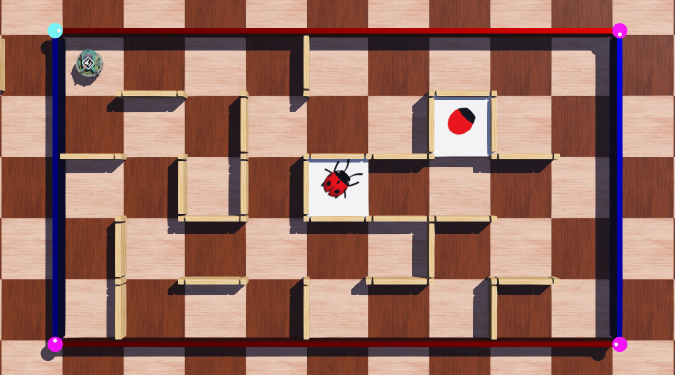
#> input picture Maze.png, 1350 x 750 px (shown at 1/2 size)
$ jupyter execute Untitled.ipynb
#> lines starting #> are read from the running program, lines starting #| are printed output that depends on the picture; after the words box and inside, x2 and y2 are one past the last pixel; in counts of white or black regions, pixels touching at a corner belong together
[cell 1]
# Import libraries
import cv2
import numpy as np

def nothing(x): pass

# Load image
image = cv2.imread('../Maze.png')
#> image is the input picture: shape (750, 1350, 3); mean B, G, R 99.2, 110.4, 152.3

# Create a window
cv2.namedWindow('image', cv2.WINDOW_NORMAL)
cv2.resizeWindow('image', 900, 700)

# Create trackbars for color change
# Hue is from 0-179 for Opencv
cv2.createTrackbar('HMin', 'image', 0, 179, nothing)
#> slider 'HMin' is set to 35
cv2.createTrackbar('SMin', 'image', 0, 255, nothing)
#> slider 'SMin' is set to 51
cv2.createTrackbar('VMin', 'image', 0, 255, nothing)
#> slider 'VMin' is set to 51
cv2.createTrackbar('HMax', 'image', 0, 179, nothing)
#> slider 'HMax' is set to 179
cv2.createTrackbar('SMax', 'image', 0, 255, nothing)
#> slider 'SMax' is set to 255
cv2.createTrackbar('VMax', 'image', 0, 255, nothing)
#> slider 'VMax' is set to 255

# Set default value for Max HSV trackbars
cv2.setTrackbarPos('HMax', 'image', 179)
cv2.setTrackbarPos('SMax', 'image', 255)
cv2.setTrackbarPos('VMax', 'image', 255)

# Initialize HSV min/max values
hMin = sMin = vMin = hMax = sMax = vMax = 0
phMin = psMin = pvMin = phMax = psMax = pvMax = 0

while(1):

    # Get current positions of all trackbars
    hMin = cv2.getTrackbarPos('HMin', 'image')
    sMin = cv2.getTrackbarPos('SMin', 'image')
    vMin = cv2.getTrackbarPos('VMin', 'image')
    hMax = cv2.getTrackbarPos('HMax', 'image')
    sMax = cv2.getTrackbarPos('SMax', 'image')
    vMax = cv2.getTrackbarPos('VMax', 'image')

    # Set minimum and maximum HSV values to display
    lower = np.array([hMin, sMin, vMin])
    upper = np.array([hMax, sMax, vMax])

    # Convert to HSV format and color threshold
    hsv = cv2.cvtColor(image, cv2.COLOR_BGR2HSV)
#> hsv: shape (750, 1350, 3); mean H, S, V 36.4, 109.6, 155.1
    mask = cv2.inRange(hsv, lower, upper)
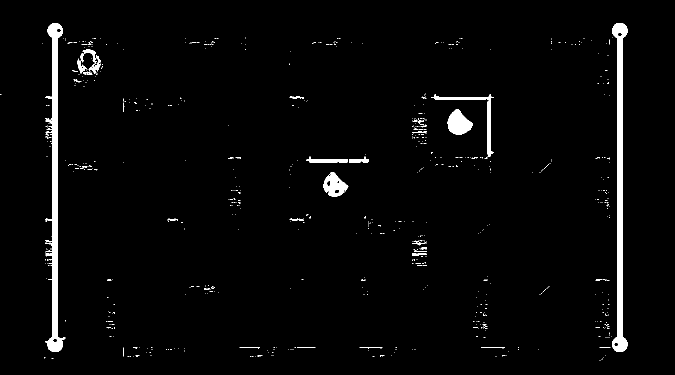
#> mask: shape (750, 1350) (shown at 1/2 size); 2.5% white; 694 white regions (665 under 20 px), largest, box (x1, y1, x2, y2) and area: (91, 46, 131, 704) 8429, (1224, 46, 1255, 704) 8055, (895, 218, 946, 269) 1694
    result = cv2.bitwise_and(image, image, mask=mask)
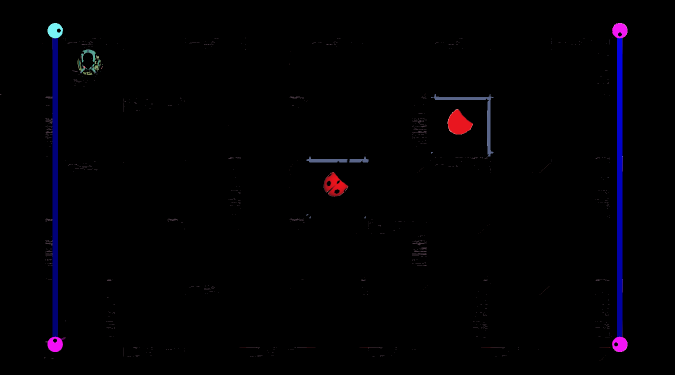
#> result: shape (750, 1350, 3) (shown at 1/2 size); mean B, G, R 3.4, 0.8, 1.7

    # Convert grayscale image to color image for displaying simultaneous
    mask_3_channel = cv2.cvtColor(mask, cv2.COLOR_GRAY2BGR)

    # Stack images
    numpy_horizontal = np.hstack((image, result, mask_3_channel))
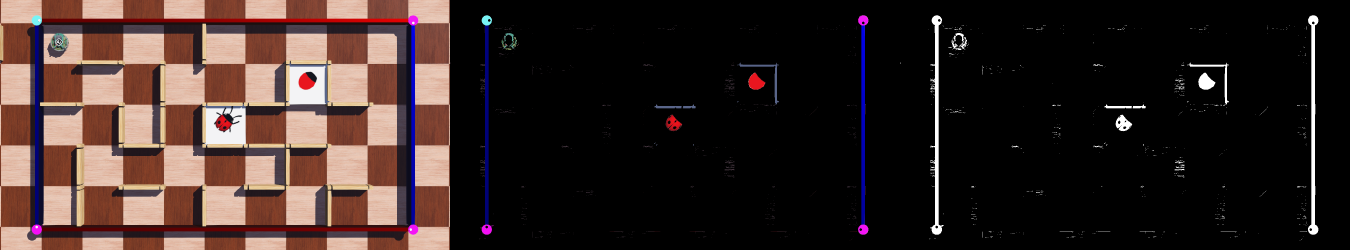
#> numpy_horizontal: shape (750, 4050, 3) (shown at 1/3 size); mean B, G, R 36.4, 39.2, 53.5

    # Display HSV values of some colours
    cv2.putText(numpy_horizontal, 'Black: (0, 0, 0)', (130, 15), cv2.FONT_HERSHEY_SIMPLEX, 0.4, (0,255,255), 1, cv2.LINE_AA)
#> numpy_horizontal: shape (750, 4050, 3); 0.02% of pixels changed, all inside (x1, y1, x2, y2) = (131, 5, 230, 19)
    cv2.putText(numpy_horizontal, 'White: (0, 0, 255)', (130, 30), cv2.FONT_HERSHEY_SIMPLEX, 0.4, (0,255,255), 1, cv2.LINE_AA)
#> numpy_horizontal: shape (750, 4050, 3); mean B, G, R 36.3, 39.3, 53.5
    cv2.putText(numpy_horizontal, 'Red: (0, 255, 255)', (130, 45), cv2.FONT_HERSHEY_SIMPLEX, 0.4, (0,255,255), 1, cv2.LINE_AA)
#> numpy_horizontal: shape (750, 4050, 3); mean B, G, R 36.3, 39.3, 53.5
    cv2.putText(numpy_horizontal, 'Green: (60, 255, 255)', (130, 60), cv2.FONT_HERSHEY_SIMPLEX, 0.4, (0,255,255), 1, cv2.LINE_AA)
#> numpy_horizontal: shape (750, 4050, 3); mean B, G, R 36.3, 39.3, 53.5
    cv2.putText(numpy_horizontal, 'Blue: (120, 255, 255)', (130, 75), cv2.FONT_HERSHEY_SIMPLEX, 0.4, (0,255,255), 1, cv2.LINE_AA)
#> numpy_horizontal: shape (750, 4050, 3); mean B, G, R 36.3, 39.3, 53.6

    # Print if there is a change in HSV value
    if((phMin != hMin) | (psMin != sMin) | (pvMin != vMin) | (phMax != hMax) | (psMax != sMax) | (pvMax != vMax) ):
        print("(hMin = %d , sMin = %d, vMin = %d), (hMax = %d , sMax = %d, vMax = %d)" % (hMin , sMin , vMin, hMax, sMax , vMax))
        phMin = hMin
        psMin = sMin
        pvMin = vMin
        phMax = hMax
        psMax = sMax
        pvMax = vMax

    # Display stacked image, press q to quit
    cv2.imshow('image', numpy_horizontal)
    if cv2.waitKey(10) & 0xFF == ord('q'):
#> (key q is pressed here)
        break
cv2.destroyAllWindows()
